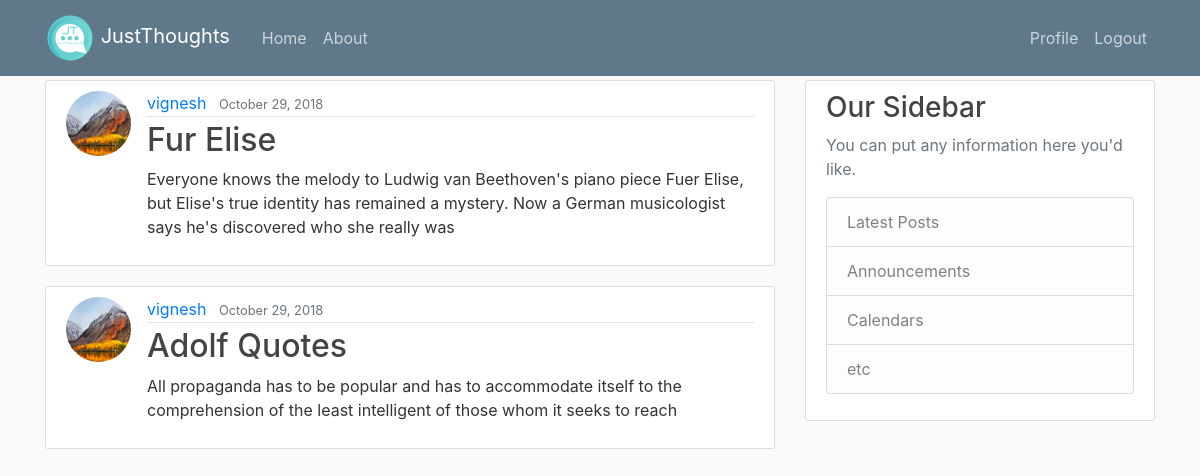
The app's page / (signed in) with its own data.
### blog/models.py (models this page shows, shortened)
class Post(models.Model):
    title = models.CharField(max_length=120)
    content = models.TextField()
    date_posted = models.DateTimeField(default=timezone.now)
    author = models.ForeignKey(User,on_delete=models.CASCADE)

### users/models.py (models this page shows, shortened)
class Profile(models.Model): # extending the default User model by django
    user = models.OneToOneField(User,on_delete=models.CASCADE)
    image = models.ImageField(default='default.jpg',upload_to='profile_pics')

### blog/views.py (the view)
# urls.py: path('',PostListView.as_view(),name='blog-home'),
class PostListView(ListView):
    model = Post
    template_name = 'blog/home.html'  #<app>/<model>_<view_type>.html
    context_object_name = 'posts'
    ordering = ['-date_posted']

### blog/templates/blog/home.html
{% extends 'blog/base.html' %}
{% load static %}
{% block content %}
{% if user.is_authenticated %}
{% for post in posts %}
<article class="media content-section">
  <img class="rounded-circle article-img" src="{{ post.author.profile.image.url }}">
  <div class="media-body">
    <div class="article-metadata">
      <a class="mr-2" href="#">{{ post.author }}</a>
      <small class="text-muted">{{ post.date_posted|date:"F d, Y" }}</small>
    </div>
    <h2><a class="article-title" href="#">{{ post.title }}</a></h2>
    <p class="article-content">{{ post.content }}</p>
  </div>
</article>
{% endfor %}
{% else %}
<h1>JustThoughts</h1>
<img src="{% static 'blog/just_thoughts_logo.png' %}">
<p><h4><a href="{% url 'users_login' %}">Login</a> To View Posts </h4></p>
{% endif %}
{% endblock %}

### blog/templates/blog/base.html (shortened to what this page needs)
{% load static %}
<!DOCTYPE html>
<html lang="en">
<head>
    <link rel="stylesheet" href="https://maxcdn.bootstrapcdn.com/bootstrap/4.0.0/css/bootstrap.min.css"
>
    <link rel="stylesheet" type="text/css" href="{% static 'blog/main.css' %}">
</head>
<body>
<header class="site-header">
  <nav class="navbar navbar-expand-md navbar-dark bg-steel fixed-top">
    <div class="container">
     <a class="navbar-brand mr-4" href="{% url 'blog-home' %}">
      <img src="{% static 'blog/just_thoughts_logo.png' %}" class="responsive-img" style='max-height:50px;' alt="JT-logo">
      JustThoughts</a>
      <div class="collapse navbar-collapse" id="navbarToggle">
        <div class="navbar-nav mr-auto">
          <a class="nav-item nav-link" href="{% url 'blog-home' %}">Home</a>
          <a class="nav-item nav-link" href="{% url 'blog-about' %}">About</a>
        </div>
        <div class="navbar-nav">
           {% if user.is_authenticated %}
          <a class="nav-item nav-link" href="{% url 'users_profile' %}">Profile</a>
          <a class="nav-item nav-link" href="{% url 'users_logout' %}">Logout</a>
            {% else %}
          <a class="nav-item nav-link" href="{% url 'users_login' %}">Login</a>
          <a class="nav-item nav-link" href="{% url 'users_register' %}">Register</a>
            {% endif %}
        </div>
      </div>
    </div>
  </nav>
</header>
<main role="main" class="container">
  <div class="row">
    <div class="col-md-8">
      {% block content %}{% endblock %}
    </div>
    <div class="col-md-4">
      <div class="content-section">
        <h3>Our Sidebar</h3>
        <p class='text-muted'>You can put any information here you'd like.
          <ul class="list-group">
            <li class="list-group-item list-group-item-light">Latest Posts</li>
            <li class="list-group-item list-group-item-light">Announcements</li>
            <li class="list-group-item list-group-item-light">Calendars</li>
            <li class="list-group-item list-group-item-light">etc</li>
          </ul>
        </p>
      </div>
    </div>
  </div>
</main>
</body>
</html>

### blog/static/blog/main.css (style rules this page uses)
body { background: #fafafa; color: #333333; margin-top: 5rem; }
h1, h2, h3, h4, h5, h6 { color: #444444; }
ul { margin: 0; }
.bg-steel { background-color: #5f788a; }
.site-header .navbar-nav .nav-link { color: #cbd5db; }
.content-section { background: #ffffff; padding: 10px 20px; border: 1px solid #dddddd; border-radius: 3px; margin-bottom: 20px; }
.article-title { color: #444444; }
.article-content { white-space: pre-line; }
.article-img { height: 65px; width: 65px; margin-right: 16px; }
.article-metadata { padding-bottom: 1px; margin-bottom: 4px; border-bottom: 1px solid #e3e3e3 }

### records on screen
Post: author.profile.image (picture), author "vignesh", date_posted "October 29, 2018", title "Fur Elise", content "Everyone knows the melody to Ludwig van Beethoven's piano piece Fuer Elise, but Elise's true identity has remained a mystery. Now a German musicologist says he's discovered who she really was"
Post: author.profile.image (picture), author "vignesh", date_posted "October 29, 2018", title "Adolf Quotes", content "All propaganda has to be popular and has to accommodate itself to the comprehension of the least intelligent of those whom it seeks to reach"
